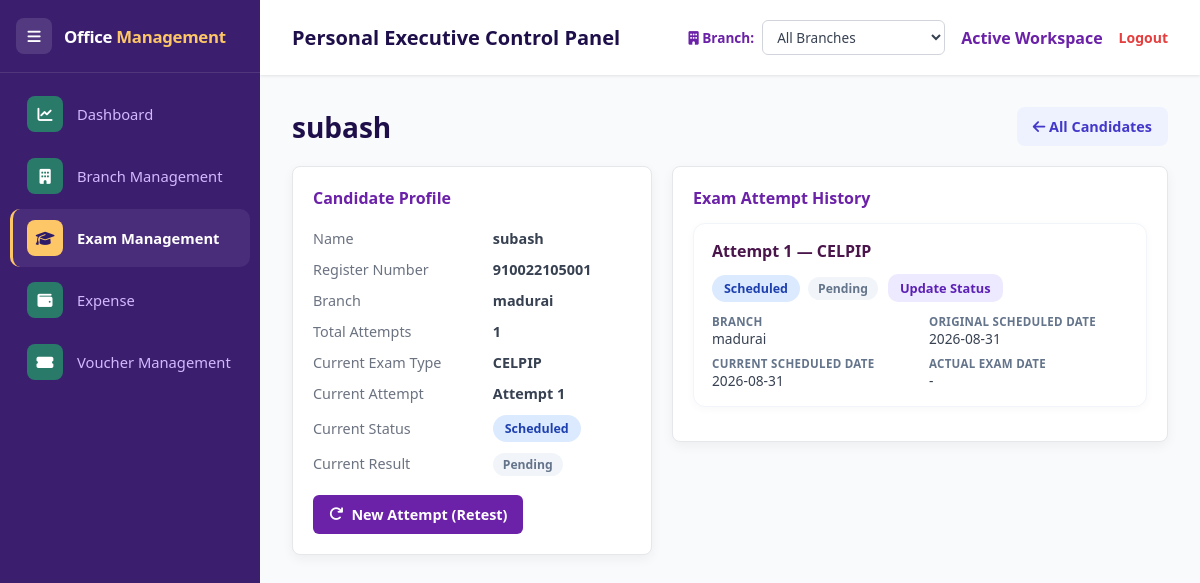
The page /exams/candidates/19 on the database its author committed.
### apps/models.py (models this page shows)
class Candidate(db.Model):
    id = db.Column(db.Integer, primary_key=True)
    name = db.Column(db.String(150), nullable=False)
    email = db.Column(db.String(150), nullable=True)
    phone = db.Column(db.String(50), nullable=True)
    register_number = db.Column(db.String(100), nullable=True)
    test_type = db.Column(db.String(100), nullable=True)
    exam_date = db.Column(db.String(20), nullable=True)
    status = db.Column(db.String(30), nullable=True, default='Registered')
    original_exam_date = db.Column(db.String(20), nullable=True)
    rescheduled_date = db.Column(db.String(20), nullable=True)
    reason_note = db.Column(db.Text, nullable=True)
    created_at = db.Column(db.DateTime, default=datetime.utcnow)
    branch_id = db.Column(db.Integer, db.ForeignKey('branch.id'), nullable=True)
    exam_type_id = db.Column(db.Integer, db.ForeignKey('exam_type.id'), nullable=True)
    team_id = db.Column(db.Integer, db.ForeignKey('exam_team.id'), nullable=True)
    branch = db.relationship('Branch')
    exam_type = db.relationship('ExamType')
    session_links = db.relationship('SessionCandidate', backref='candidate', lazy=True)

class Branch(db.Model):
    id = db.Column(db.Integer, primary_key=True)
    branch_name = db.Column(db.String(150), unique=True, nullable=False)
    address = db.Column(db.String(300), nullable=True)
    contact_info = db.Column(db.String(150), nullable=True)
    region = db.Column(db.String(100), nullable=True)
    status = db.Column(db.String(20), default='Active')  # Active, Inactive
    created_at = db.Column(db.DateTime, default=datetime.utcnow)
    updated_at = db.Column(db.DateTime, default=datetime.utcnow, onupdate=datetime.utcnow)
    name = synonym('branch_name')
    location = synonym('address')

class ExamType(db.Model):
    id = db.Column(db.Integer, primary_key=True)
    name = db.Column(db.String(150), nullable=False)
    language = db.Column(db.String(80), nullable=False)
    description = db.Column(db.Text, nullable=True)
    status = db.Column(db.String(20), default='Active')  # Active / Inactive
    created_at = db.Column(db.DateTime, default=datetime.utcnow)
    branch_exams = db.relationship('BranchExam', backref='exam_type', lazy=True)

class ExamAttempt(db.Model):
    id = db.Column(db.Integer, primary_key=True)
    candidate_id = db.Column(db.Integer, db.ForeignKey('candidate.id'), nullable=False)
    exam_type_id = db.Column(db.Integer, db.ForeignKey('exam_type.id'), nullable=False)
    branch_id = db.Column(db.Integer, db.ForeignKey('branch.id'), nullable=False)
    session_id = db.Column(db.Integer, db.ForeignKey('exam_session.id'), nullable=True)
    session = db.relationship('ExamSession')
    attempt_number = db.Column(db.Integer, nullable=False, default=1)
    original_scheduled_date = db.Column(db.String(20), nullable=False)
    scheduled_date = db.Column(db.String(20), nullable=False)
    actual_exam_date = db.Column(db.String(20), nullable=True)
    status = db.Column(db.String(20), nullable=False, default='Scheduled')
    result = db.Column(db.String(20), nullable=False, default='Pending')  # Pass / Fail / Pending
    cancellation_reason = db.Column(db.Text, nullable=True)
    reschedule_reason = db.Column(db.Text, nullable=True)
    remarks = db.Column(db.Text, nullable=True)
    created_at = db.Column(db.DateTime, default=datetime.utcnow)
    updated_at = db.Column(db.DateTime, default=datetime.utcnow, onupdate=datetime.utcnow)
    candidate = db.relationship('Candidate', backref=db.backref(
        'attempts', lazy=True, order_by='ExamAttempt.attempt_number'))
    exam_type = db.relationship('ExamType')
    branch = db.relationship('Branch')
    @property
    def was_rescheduled(self):
        return bool(self.original_scheduled_date and self.scheduled_date
                     and self.original_scheduled_date != self.scheduled_date)

### apps/exams/candidates.py (the view)
@candidates_bp.route('/<int:candidate_id>')
def candidate_detail(candidate_id):
    candidate = Candidate.query.get_or_404(candidate_id)
    attempts = ExamAttempt.query.filter_by(candidate_id=candidate.id).order_by(ExamAttempt.attempt_number.asc()).all()
    latest = attempts[-1] if attempts else None
    branches, exam_type_options, branch_exam_map = _branches_and_exam_types()
    return render_template(
        'candidate_detail.html',
        candidate=candidate,
        attempts=attempts,
        latest=latest,
        statuses=ATTEMPT_STATUSES,
        results=RESULT_OPTIONS,
        branches=branches,
        exam_type_options=exam_type_options,
        branch_exam_map=branch_exam_map,
    )

### apps/branches/routes.py (called while the page is built)
@branches_bp.app_context_processor
def inject_branch_switcher():
    try:
        switcher_branches = Branch.query.order_by(Branch.branch_name.asc()).all()
    except Exception:
        switcher_branches = []
    return {
        'switcher_branches': switcher_branches,
        'active_branch_id': session.get('active_branch_id'),
        'active_branch_name': session.get('active_branch_name', 'All Branches'),
    }

### apps/exams/candidates.py (called while the page is built)
def _branches_and_exam_types():
    branches = Branch.query.order_by(Branch.name).all()
    exam_types = ExamType.query.order_by(ExamType.name).all()
    exam_type_options = [{'id': e.id, 'name': e.name} for e in exam_types]
    branch_exam_map = [
        {'branch_id': m.branch_id, 'exam_type_id': m.exam_type_id}
        for m in BranchExam.query.filter_by(status='Active').all()
    ]
    return branches, exam_type_options, branch_exam_map

### templates/candidate_detail.html (shortened to what this page needs)
{% extends "base.html" %}
{% block content %}
<div class="module-header">
    <h2>{{ candidate.name }}</h2>
    <a href="{{ url_for('candidates.list_candidates') }}" class="btn-secondary" style="text-decoration:none;"><i class="fas fa-arrow-left"></i> All Candidates</a>
</div>
<div class="module-grid">
    <div class="panel">
        <h3>Candidate Profile</h3>
        <table style="width:100%;font-size:0.9rem;color:#374151;border-collapse:collapse;">
            <tr><td style="padding:6px 0;color:#6b7280;">Name</td><td style="padding:6px 0;font-weight:700;">{{ candidate.name }}</td></tr>
            <tr><td style="padding:6px 0;color:#6b7280;">Register Number</td><td style="padding:6px 0;font-weight:700;">{{ candidate.register_number or '-' }}</td></tr>
            <tr><td style="padding:6px 0;color:#6b7280;">Branch</td><td style="padding:6px 0;font-weight:700;">{{ latest.branch.name if latest and latest.branch else '-' }}</td></tr>
            <tr><td style="padding:6px 0;color:#6b7280;">Total Attempts</td><td style="padding:6px 0;font-weight:700;">{{ attempts|length }}</td></tr>
            {% if latest %}
            <tr><td style="padding:6px 0;color:#6b7280;">Current Exam Type</td><td style="padding:6px 0;font-weight:700;">{{ latest.exam_type.name if latest.exam_type else '-' }}</td></tr>
            <tr><td style="padding:6px 0;color:#6b7280;">Current Attempt</td><td style="padding:6px 0;font-weight:700;">Attempt {{ latest.attempt_number }}</td></tr>
            <tr><td style="padding:6px 0;color:#6b7280;">Current Status</td><td style="padding:6px 0;"><span class="status-badge status-{{ latest.status|lower|replace(' ', '') }}">{{ latest.status }}</span></td></tr>
            <tr><td style="padding:6px 0;color:#6b7280;">Current Result</td><td style="padding:6px 0;"><span class="result-pill result-{{ latest.result|lower }}">{{ latest.result }}</span></td></tr>
            {% endif %}
        </table>
        <div class="button-row" style="margin-top:16px;">
            <button type="button" class="btn-primary" onclick="toggleBox('retestBox')"><i class="fas fa-redo"></i> New Attempt (Retest)</button>
        </div>
    </div>
    <div class="panel">
        <h3>Exam Attempt History</h3>
        {% for a in attempts|reverse %}
        <div class="attempt-card">
            <div class="attempt-card-head">
                <div style="font-weight:800;color:#4a154b;">Attempt {{ a.attempt_number }} &mdash; {{ a.exam_type.name if a.exam_type else '-' }}</div>
                <div style="display:flex;gap:8px;align-items:center;">
                    {% if a.was_rescheduled and a.status == 'Scheduled' %}
                    <span class="status-badge status-rescheduled">Rescheduled &rarr; {{ a.scheduled_date }}</span>
                    {% else %}
                    <span class="status-badge status-{{ a.status|lower|replace(' ', '') }}">{{ a.status }}</span>
                    {% endif %}
                    <span class="result-pill result-{{ a.result|lower }}">{{ a.result }}</span>
                    <button type="button" class="cand-action-link" style="background:#ede9fe;color:#5b21b6;"
                        onclick='showStatusForm({{ {"attempt_id": a.id, "name": candidate.name, "status": a.status}|tojson }})'>Update Status</button>
                </div>
            </div>
            <div class="attempt-meta">
                <div><b>Branch</b>{{ a.branch.name if a.branch else '-' }}</div>
                <div><b>Original Scheduled Date</b>{{ a.original_scheduled_date or '-' }}</div>
                <div><b>Current Scheduled Date</b>{{ a.scheduled_date or '-' }}</div>
                <div><b>Actual Exam Date</b>{{ a.actual_exam_date or '-' }}</div>
            </div>
        </div>
        {% else %}
        <p class="muted" style="text-align:center;padding:20px;">No exam attempts recorded yet.</p>
        {% endfor %}
    </div>
</div>
{% endblock %}

### static/css/style.css (style rules this page uses)
:root { --primary-purple: #6B21A8; --dark-purple: #1e0f4a; --accent-pink: #EC4899; --light-pink: #FCE7F3; --bg-slate: #F9FAFB; --text-dark: #1F2937; --sidebar-width: 260px; }
* { margin: 0; padding: 0; box-sizing: border-box; font-family: 'Segoe UI', Tahoma, Geneva, Verdana, sans-serif; }
body { background-color: var(--bg-slate); color: var(--text-dark); display: flex; height: 100vh; overflow: hidden; }
.module-header { display:flex;justify-content:space-between;align-items:center;gap:16px;margin-bottom:20px;flex-wrap:wrap; }
.module-header h2 { color:var(--dark-purple);font-size:1.75rem; }
.module-grid { display:grid;grid-template-columns:minmax(280px,360px) 1fr;gap:20px;align-items:start; }
.panel { background:#fff;border:1px solid #e5e7eb;border-radius:8px;padding:20px;box-shadow:0 4px 12px rgba(0,0,0,0.05); }
.panel h3 { font-size:1rem;color:var(--primary-purple);margin-bottom:14px; }
.button-row { display:flex;gap:10px;flex-wrap:wrap;margin-top:6px; }
.btn-primary,.btn-secondary,.btn-danger { border:none;border-radius:6px;padding:10px 16px;font-weight:700;text-decoration:none;cursor:pointer;display:inline-flex;align-items:center;justify-content:center;gap:8px;font-size:0.9rem; }
.btn-primary { background:var(--primary-purple);color:#fff; }
.btn-secondary { background:#e5e7eb;color:#1f2937; }
.btn-secondary,.btn-danger { display:inline-block;padding:10px 16px;border-radius:8px;text-decoration:none;font-weight:700;border:0;cursor:pointer }
.btn-secondary { background:#eef2ff;color:#4338ca }

### templates/candidate_detail.html (style rules this page uses)
.status-badge { display: inline-flex; align-items: center; gap: 6px; padding: 5px 12px; border-radius: 20px; font-size: 0.78rem; font-weight: 700; white-space: nowrap; }
.status-scheduled { background: #dbeafe; color: #1e40af; }
.result-pill { font-size: 0.76rem; font-weight: 700; padding: 3px 10px; border-radius: 14px; }
.result-pending { background: #f1f5f9; color: #64748b; }
.attempt-card { background: #fff; border: 1px solid #f1f5f9; border-radius: 12px; padding: 16px 18px; margin-bottom: 14px; box-shadow: 0 2px 10px rgba(0,0,0,0.03); }
.attempt-card-head { display:flex; justify-content:space-between; align-items:center; flex-wrap:wrap; gap:10px; margin-bottom:10px; }
.attempt-meta { display:grid; grid-template-columns:repeat(auto-fit,minmax(160px,1fr)); gap:8px 18px; font-size:0.86rem; color:#374151; }
.attempt-meta b { color:#64748b; font-weight:700; display:block; font-size:0.72rem; text-transform:uppercase; letter-spacing:.3px; }
.cand-action-link { padding: 5px 12px; border-radius: 10px; font-weight: 600; text-decoration: none; font-size: 0.8rem; margin: 2px; display: inline-block; border: none; cursor: pointer; }

### rows shown on the page
Candidate: name "subash", register_number "910022105001"
Branch: branch "madurai"
ExamType: exam_type "CELPIP"
ExamAttempt: attempt_number "1", status "Scheduled", result "Pending", exam_type "CELPIP", branch "madurai", original_scheduled_date "2026-08-31", scheduled_date "2026-08-31", actual_exam_date "-"

### other values the page prints
{{ attempts|length }} "1"
